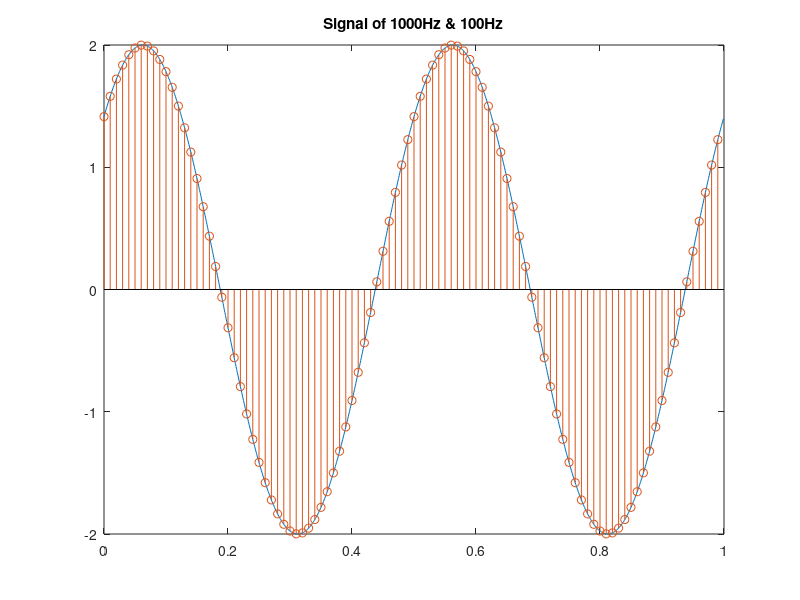
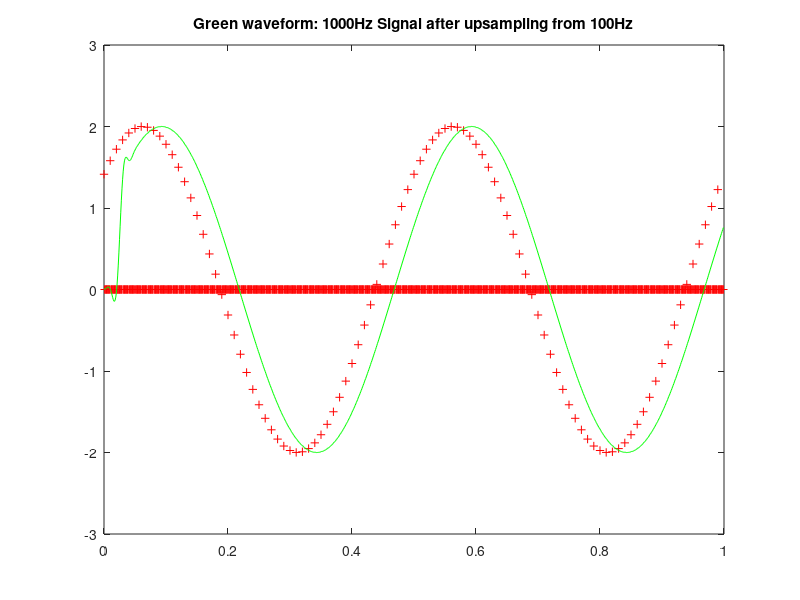

These charts were generated, in order, by the following MATLAB code:
% Lab 4:
% generate a signal with sampling rate of 1KHz and also 100Hz.
% we then wish to reconstruct the signal sampled at 1KHz from 100Hz.
% signal reconstruction, upsampling
% The idea is to send a interpolated signal through a low pass filter!
% answer the following questions

close all; clear all;

Duration = 1;

F1000 = 1000;
T1000 = 1/F1000;
n=1:F1000*Duration;
for n=1:F1000*Duration
  y1000(n) = 2*sin(2*pi*2*(n-1)*T1000+(pi/4));  
  t1000(n) = (n-1)*T1000;
end

F100 = 100; T100 = 1/F100;
for (n=1:F100*Duration)
  y100(n) = 2*sin(2*pi*2*(n-1)*T100+(pi/4));  
  t100(n) = (n-1)*T100;
end
%=======================

figure(1);
plot(t1000, y1000); title('Signal of 1000Hz'); hold on;

fprintf('Press any key to continue ...'); pause;

stem(t100,y100);
title('Signal of 1000Hz & 100Hz');

fprintf('Press any key to continue ...'); pause;

figure(2)
rsig = upsample(y100,10);
plot(t1000(1:length(rsig)), rsig,'r+'); title('Upsampling of 100Hz Signal');hold;

pause;

% Upsample, apply a lowpass FIR filter to rsig.

%Wn = ???;   % what is the correct value of Wn? (choose between 0..1)
            % This is the cutoff frequency of the interpolation filter                    
Freq_Signal = 2; %Hz  
Freq_Fn = 50;
Wn = Freq_Fn/F1000*2; % choose 50Hz as the cutoff (as the origianl signal is 2Hz only
                 % Wn = 0-1. where 1 corresponding to PI
%=======================
%This part will be taught in the coming weeks
%=======================
N=61; %choose N arbitrarily, which should be determined by Kaiser estimation                       
h = fir1(N,Wn);    % how does filter length affect the output?
h = F1000/F100*h;           %%% Question: why do we multiply with this constant?
%=======================
rsig2 = filter(h,1,rsig);  % what am I doing to get rsig2?
plot(t1000,rsig2,'g');         % rsig2 is plotted in green color
title('Green waveform: 1000Hz Signal after upsampling from 100Hz')